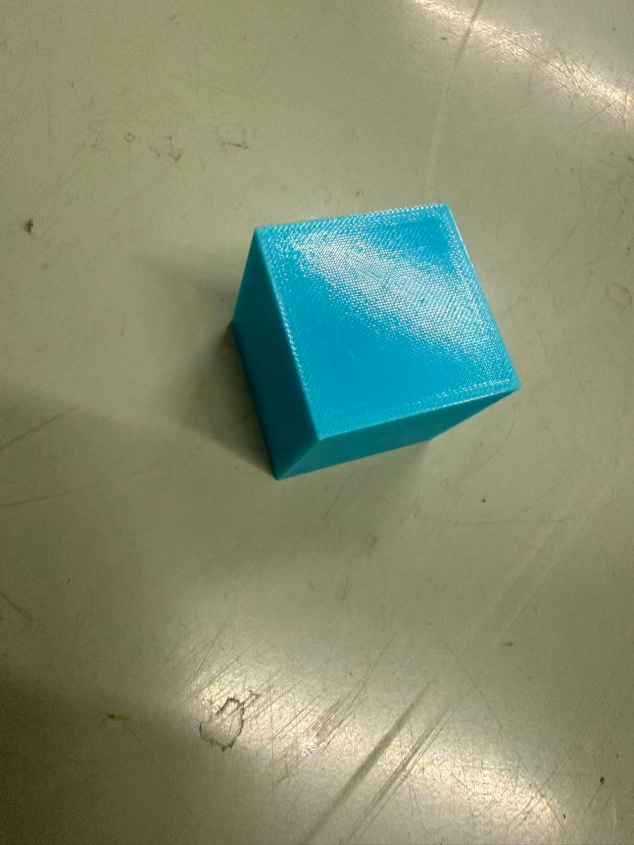
#> input picture _screen/media/image1.jpeg, 1267 x 1690 px (shown at 1/2 size); its folder holds only this picture in this run
$ python -i calib_grid.py   (imports and definitions only)
#> lines starting #> are read from the running program, lines starting #| are printed output that depends on the picture; after the words box and inside, x2 and y2 are one past the last pixel; in counts of white or black regions, pixels touching at a corner belong together
"""
MaixCAM 标定辅助 —— 直接在 MaixVision 里跑。

它做两件事：
  1. 在预览画面上画【带坐标标签的网格】，你可以直接读出任何东西的像素坐标；
  2. 自动找出画面里最大的那个【纯色块】，画十字准星并打印它的中心像素。

━━━ 怎么用它做标定（全程不用拍照、不用鼠标）━━━━━━━━━━━━━━━━━━
  1. 在【夹爪】上贴一小块纯色胶带（颜色挑下面 TARGET_COLOR 里有的，
     比如绿色/红色/蓝色），保证这块颜色在托盘背景上能干净地分离出来。
  2. 跑这个脚本，先确认屏幕上十字准星稳稳跟住了夹爪上那块胶带。
  3. 用 MOVE 命令把夹爪依次停到 3 个位置，每停一次读一次控制台打印的 CALIB 行：
          MOVE X DIR0 STEPS 4800 HZ 1000      # X +60mm（60mm x 80步/mm = 4800）
          MOVE Y ...                          # Y +60mm
     建议三点： (0,0) → (+60,0) → (0,+60)
  4. 把三行抄成  u v x y  的格式，喂给电脑上的 工具/calib_affine.py

  提示：如果夹爪不好贴胶带，也可以放一个纯色小物体在工作台上，
        但那样你只知道它的像素、不知道它的毫米 —— 得靠夹爪去对准它。

━━━ 为什么要有网格 ━━━━━━━━━━━━━━━━━━━━━━━━━━━━━━━━━━━━━━━━
  自动找色块是为了「准」，网格是为了「能人工核对」。
  两个都看得到，出问题时你一眼就知道是检测飘了还是坐标读错了。
"""

import time

import cv2
import numpy as np
from maix import app, camera, display, image

# ==================== 配置 ====================
# 🔴 2026-10-29 分辨率迁移：原来固定 320（正方形），现在链路输出 1280x720。
#    FRAME_W/FRAME_H 必须与「视觉发送端采集尺寸」一致，否则网格坐标与链路 (u,v) 对不上。
import os as _os

FRAME_W = int(_os.environ.get("FRAME_W", "1280"))
FRAME_H = int(_os.environ.get("FRAME_H", "720"))
FRAME = FRAME_W  # 兼容旧变量名（只用于打印）
GRID_STEP = int(_os.environ.get("GRID_STEP", "128"))  # 网格间距（像素）；320 时代是 32（×4）
TARGET_COLOR = "green"  # 追踪哪种颜色：red/orange/yellow/green/cyan/blue/black
PRINT_INTERVAL = 0.5   # 秒；控制台打印间隔（别设太小，会刷屏）

# HSV 阈值沿用 V6（H=0..179, S/V=0..255）。现场光线不同可能要微调。
COLOR_RANGES = {
    "red": [((0, 95, 35), (2, 255, 255)), ((173, 95, 35), (179, 255, 255))],
    "orange": [((3, 95, 45), (23, 255, 255))],
    "yellow": [((24, 95, 45), (35, 255, 255))],
    "green": [((36, 95, 35), (84, 255, 255))],
    "cyan": [((85, 95, 35), (104, 255, 255))],
    "blue": [((105, 95, 30), (137, 255, 255))],
    "black": [((0, 0, 0), (179, 150, 50))],
}

MIN_AREA = 40          # 小于这个面积认为是噪声

# 画在 RGB 图上，所以颜色是 (R, G, B)
GRID_COLOR = (60, 70, 90)
GRID_MAJOR = (110, 130, 170)
TEXT_COLOR = (255, 210, 60)
CROSS_COLOR = (255, 40, 80)


def find_marker(rgb):
    """返回最大色块的 (u, v, area)；找不到返回 None。"""

    hsv = cv2.cvtColor(rgb, cv2.COLOR_RGB2HSV)
#> hsv: shape (1690, 1267, 3); mean H, S, V 35.5, 82.5, 144.9
    mask = None
    for lo, hi in COLOR_RANGES[TARGET_COLOR]:
        part = cv2.inRange(hsv, np.array(lo, np.uint8), np.array(hi, np.uint8))
        mask = part if mask is None else cv2.bitwise_or(mask, part)
#> this loop made 1 pass
#> pass 1, in find_marker, `part = cv2.inRange(hsv, np.array(lo, np.uint8), np.array(hi, np.uint8))`:
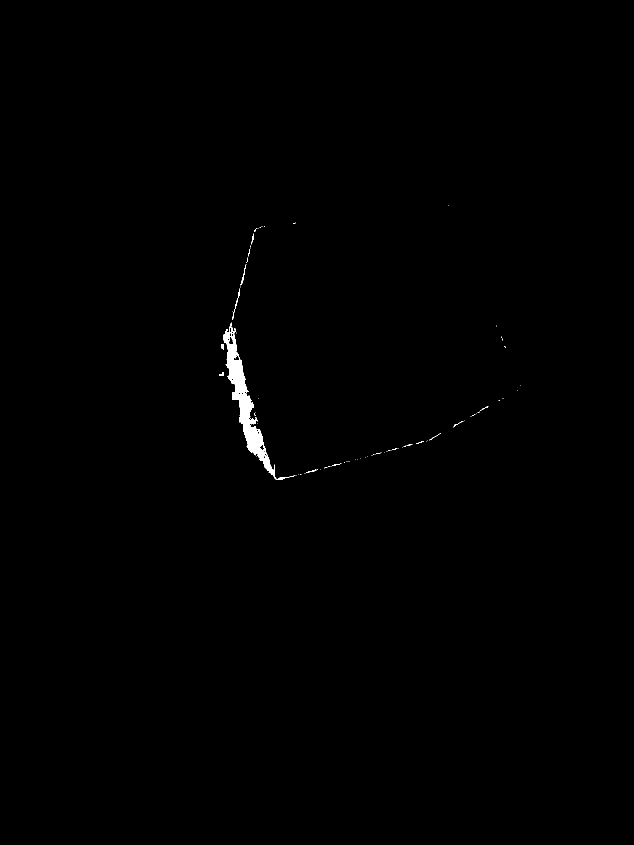
#> part: shape (1690, 1267) (shown at 1/2 size); 0.37% white; 81 white regions (69 under 20 px), largest, box (x1, y1, x2, y2) and area: (447, 645, 591, 960) 7068, (464, 577, 480, 640) 113, (481, 528, 493, 571) 81
    mask = cv2.morphologyEx(mask, cv2.MORPH_OPEN, np.ones((3, 3), np.uint8))
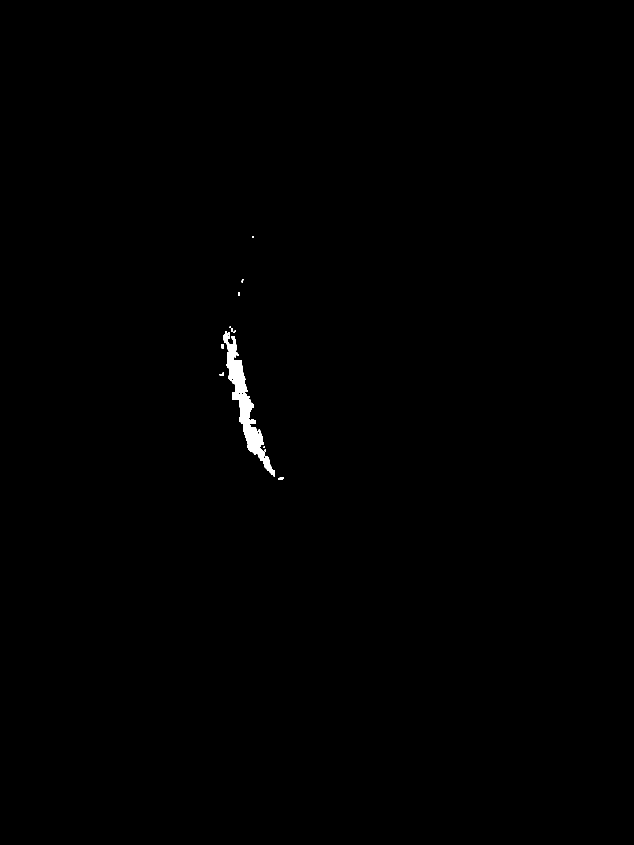
#> mask: shape (1690, 1267) (shown at 1/2 size); 0.32% white; 13 white regions (6 under 20 px), largest, box (x1, y1, x2, y2) and area: (447, 662, 550, 953) 6609, (442, 688, 448, 698) 53, (557, 955, 568, 960) 46
    mask = cv2.morphologyEx(mask, cv2.MORPH_CLOSE, np.ones((3, 3), np.uint8))
#> mask: shape (1690, 1267); 0.33% white; 10 white regions (3 under 20 px)

    contours, _ = cv2.findContours(mask, cv2.RETR_EXTERNAL, cv2.CHAIN_APPROX_SIMPLE)
#> contours = 10 contours, 5 with area under 20; largest, box (x1, y1, x2, y2) and area: (447, 662, 550, 953) 6476, (442, 688, 448, 698) 40, (557, 955, 568, 960) 32, (439, 745, 448, 752) 25, (463, 656, 472, 666) 24
    if not contours:
        return None
    biggest = max(contours, key=cv2.contourArea)
#> biggest = contour of 323 points, box (x1, y1, x2, y2) (447, 662, 550, 953), area 6476
    area = cv2.contourArea(biggest)
#> area = 6476
    if area < MIN_AREA:
        return None
    m = cv2.moments(biggest)
#> m = moments, m00 6476, centre m10/m00, m01/m00 = (488.6, 804.6)
    if m["m00"] <= 0:
        return None
    return (m["m10"] / m["m00"], m["m01"] / m["m00"], area)


# [60 lines left out: functions draw_grid, main, not called in this run]


# [2 lines not run here, left out]

>>> import cv2
>>> picture = cv2.cvtColor(cv2.imread('../../../_screen/media/image1.jpeg'), cv2.COLOR_BGR2RGB)
>>> result = find_marker(picture)
#> result = (488.6, 804.6, 6476)
